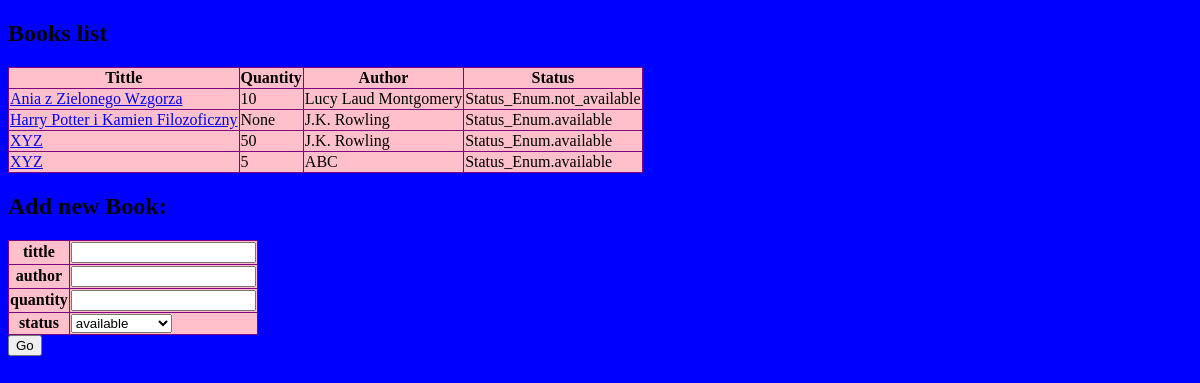
/books/, run on an earlier commit of the app's database.
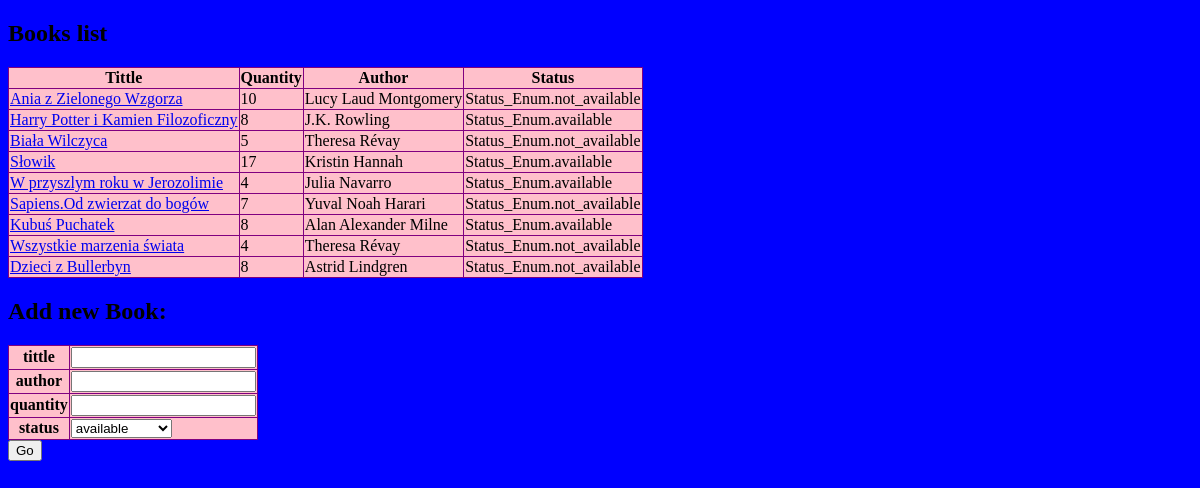
And on a later commit of the database.
### app/models.py (models this page shows, shortened)
class Book(db.Model):
    __table_args__ = {'extend_existing': True}
    id = db.Column(db.Integer, primary_key=True)
    tittle = db.Column(db.String(100))
    quantity = db.Column(db.Integer, nullable=True)
    author_id = db.Column(db.Integer, db.ForeignKey('author.id'))
    rental_id = db.Column(db.Integer, db.ForeignKey('rental.id'))
    def get_author(self):
        author = Author.query.filter_by(id=self.author_id).first()
        return author.name
    def get_rental_status(self):
        rental_status = Rental.query.filter_by(id=self.rental_id).first()
        return rental_status.status

class Author(db.Model):
    __table_args__ = {'extend_existing': True}
    id = db.Column(db.Integer, primary_key=True)
    name = db.Column(db.String(100))
    books = db.relationship("Book", backref="author_name")

class Rental(db.Model):
    __table_args__ = {'extend_existing': True}
    id = db.Column(db.Integer, primary_key=True)
    status = db.Column(db.Enum(Status_Enum), default=Status_Enum.available)
    books = db.relationship("Book", backref="rental_status")

### app/routes.py (the view, shortened to what this page needs)
@app.route("/books/", methods=["GET", "POST"])
def book_list():
    form = BookForm()
    error = ""
    return render_template("book.html", form=form, books=Book.query.all(), error=error)

### app/forms.py
class BookForm(FlaskForm):
    tittle = StringField("tittle", validators=[DataRequired()])
    author = StringField("author", validators=[DataRequired()])
    quantity = IntegerField('quantity', validators=[DataRequired()])
    status = SelectField('status', choices=[('available', 'available'), ('not_available', 'not_available')], validators=[DataRequired()])

### app/templates/book.html (shortened to what this page needs)
<!DOCTYPE html>
<html lang="en">
<head>
    <link rel="stylesheet" href={{ url_for('static', filename='style.css') }}>
</head>
<body>
<h2>Books list</h2>
<table>
    <thead>
    <th>Tittle</th>
    <th>Quantity</th>
    <th>Author</th>
    <th>Status</th>
    </thead>
{% for book in books %}
    <tr>
        <td><a href="/books/edit/{{ book.id }}">{{ book.tittle }}</a></td>
        <td>{{ book.quantity }}</td>
        <td>{{ book.get_author() }}</td>
        <td>{{ book.get_rental_status() }}</td>
    </tr>
{% endfor %}
</table>
<div>
    <h2> Add new Book: </h2>
    <form method="POST" action="/books/">
        <table>
            {% for field in form if field.widget.input_type != 'hidden'  %}
                <tr>
                    <th>{{ field.label }}</th>
                    <td>{{ field }}</td>
                </tr>
            {% endfor %}
        </table>
        <input type="submit" value="Go">
    </form>
</div>
</body>
</html>

### app/static/style.css (style rules this page uses)
body { background: blue; }
table { border: 1px solid purple; background: pink; border-collapse: collapse; width: 300 px }
th { border: 1px solid purple; style: strong; height: 50 px }
tr { border: 1px solid purple; height: 50 px; width: 200 px }
td { border: 1px solid purple; height: 50 px; width: 200 px }

What changed in the data, as far as the page shows it:
changed Book "Harry Potter i Kamien Filozoficzny": quantity "None" → "8"
changed Book: tittle "XYZ" → "Biała Wilczyca"; quantity "50" → "5"; get_author "J.K. Rowling" → "Theresa Révay"; get_rental_status "Status_Enum.available" → "Status_Enum.not_available"
changed Book: tittle "XYZ" → "Słowik"; quantity "5" → "17"; get_author "ABC" → "Kristin Hannah"
added Book: tittle "W przyszlym roku w Jerozolimie", quantity "4", get_author "Julia Navarro", get_rental_status "Status_Enum.available"
added Book: tittle "Sapiens.Od zwierzat do bogów", quantity "7", get_author "Yuval Noah Harari", get_rental_status "Status_Enum.not_available"
added Book: tittle "Kubuś Puchatek", quantity "8", get_author "Alan Alexander Milne", get_rental_status "Status_Enum.available"
added Book: tittle "Wszystkie marzenia świata", quantity "4", get_author "Theresa Révay", get_rental_status "Status_Enum.not_available"
added Book: tittle "Dzieci z Bullerbyn", quantity "8", get_author "Astrid Lindgren", get_rental_status "Status_Enum.not_available"
